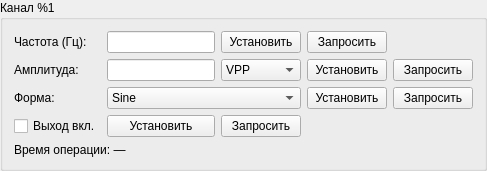
<?xml version="1.0" encoding="UTF-8"?>
<ui version="4.0">
 <class>ChannelWidget</class>
 <widget class="QGroupBox" name="ChannelWidget">
  <property name="title">
   <string>Канал %1</string>
  </property>
  <layout class="QGridLayout" name="gridLayout">
   <item row="0" column="0">
    <widget class="QLabel" name="labelFreq">
     <property name="text">
      <string>Частота (Гц):</string>
     </property>
    </widget>
   </item>
   <item row="0" column="1">
    <widget class="QLineEdit" name="editFreq"/>
   </item>
   <item row="0" column="2">
    <widget class="QPushButton" name="btnSetFreq">
     <property name="text">
      <string>Установить</string>
     </property>
    </widget>
   </item>
   <item row="0" column="3">
    <widget class="QPushButton" name="btnQueryFreq">
     <property name="text">
      <string>Запросить</string>
     </property>
    </widget>
   </item>
   <item row="1" column="0">
    <widget class="QLabel" name="labelAmpl">
     <property name="text">
      <string>Амплитуда:</string>
     </property>
    </widget>
   </item>
   <item row="1" column="1">
    <widget class="QLineEdit" name="editAmpl"/>
   </item>
   <item row="1" column="2">
    <widget class="QComboBox" name="cmbAmplUnit">
     <item>
      <property name="text">
       <string>VPP</string>
      </property>
     </item>
     <item>
      <property name="text">
       <string>VRMS</string>
      </property>
     </item>
     <item>
      <property name="text">
       <string>DBM</string>
      </property>
     </item>
    </widget>
   </item>
   <item row="1" column="3">
    <widget class="QPushButton" name="btnSetAmpl">
     <property name="text">
      <string>Установить</string>
     </property>
    </widget>
   </item>
   <item row="1" column="4">
    <widget class="QPushButton" name="btnQueryAmpl">
     <property name="text">
      <string>Запросить</string>
     </property>
    </widget>
   </item>
   <item row="2" column="0">
    <widget class="QLabel" name="labelWave">
     <property name="text">
      <string>Форма:</string>
     </property>
    </widget>
   </item>
   <item row="2" column="1" colspan="2">
    <widget class="QComboBox" name="cmbWaveform">
     <item>
      <property name="text">
       <string>Sine</string>
      </property>
     </item>
     <item>
      <property name="text">
       <string>Square</string>
      </property>
     </item>
     <item>
      <property name="text">
       <string>Ramp</string>
      </property>
     </item>
     <item>
      <property name="text">
       <string>Pulse</string>
      </property>
     </item>
     <item>
      <property name="text">
       <string>Noise</string>
      </property>
     </item>
     <item>
      <property name="text">
       <string>DC</string>
      </property>
     </item>
    </widget>
   </item>
   <item row="2" column="3">
    <widget class="QPushButton" name="btnSetWave">
     <property name="text">
      <string>Установить</string>
     </property>
    </widget>
   </item>
   <item row="2" column="4">
    <widget class="QPushButton" name="btnQueryWave">
     <property name="text">
      <string>Запросить</string>
     </property>
    </widget>
   </item>
   <item row="3" column="0">
    <widget class="QCheckBox" name="chkOutput">
     <property name="text">
      <string>Выход вкл.</string>
     </property>
    </widget>
   </item>
   <item row="3" column="1">
    <widget class="QPushButton" name="btnSetOutput">
     <property name="text">
      <string>Установить</string>
     </property>
    </widget>
   </item>
   <item row="3" column="2">
    <widget class="QPushButton" name="btnQueryOutput">
     <property name="text">
      <string>Запросить</string>
     </property>
    </widget>
   </item>
   <item row="4" column="0" colspan="5">
    <widget class="QLabel" name="lblLastOpTime">
     <property name="text">
      <string>Время операции: —</string>
     </property>
    </widget>
   </item>
  </layout>
 </widget>
 <resources/>
 <connections/>
</ui>
